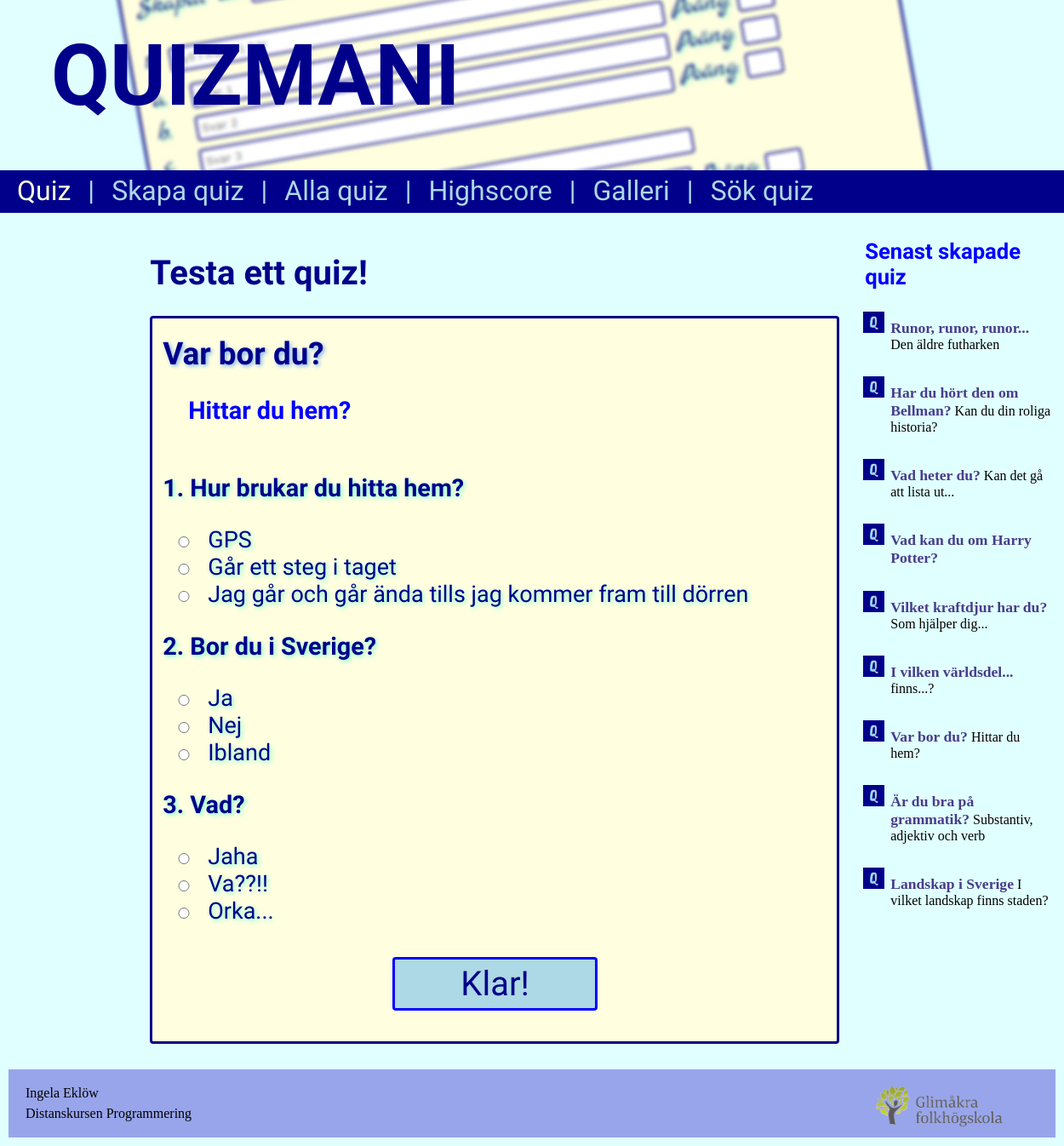
Screenshot of /quiz.php with the database file from the repository.
### tables this page shows
CREATE TABLE `quiz` (
  `ID` int(11) NOT NULL,
  `author` varchar(20) NOT NULL,
  `header` varchar(100) NOT NULL,
  `header2` varchar(100) NOT NULL,
  `category` varchar(20) NOT NULL,
  `run` int(11) NOT NULL,
  `result1` varchar(150) NOT NULL,
  `result2` varchar(150) NOT NULL,
  `result3` varchar(150) NOT NULL,
  `question1` varchar(150) NOT NULL,
  `answer1a` varchar(150) NOT NULL,
  `points1a` int(11) NOT NULL,
  `answer1b` varchar(150) NOT NULL,
  `points1b` int(11) NOT NULL,
  `answer1c` varchar(150) NOT NULL,
  `points1c` int(11) NOT NULL,
  `question2` varchar(150) NOT NULL,
  `answer2a` varchar(150) NOT NULL,
  `points2a` int(11) NOT NULL,
  `answer2b` varchar(150) NOT NULL,
  `points2b` int(11) NOT NULL,
  `answer2c` varchar(150) NOT NULL,
  `points2c` int(11) NOT NULL,
  `question3` varchar(150) NOT NULL,
  `answer3a` varchar(150) NOT NULL,
  `points3a` int(11) NOT NULL,
  `answer3b` varchar(150) NOT NULL,
  `points3b` int(11) NOT NULL,
  `answer3c` varchar(150) NOT NULL,
  `points3c` int(11) NOT NULL
);

### quiz.php (the view, shortened to what this page needs)
<?php
    include "header.php";
    $server = "localhost";
    $username = "ingela333";
    $password = "phpmyadmin,01";
    $db = "ingela333";
    $link = new mysqli($server, $username, $password, $db);
?>
<div id="page" class="container">
    <main>
        <h1>
            Testa ett quiz!
        </h1>
        <?php
            if(isset($_GET["id"])) {
                $quizid = $_GET['id'];
                $sql = "SELECT * FROM quiz WHERE ID = $quizid";
            } else {
                $sql = "SELECT * FROM quiz ORDER BY RAND() LIMIT 1";
            }
            $data = $link->query($sql);
            $row = $data->fetch_assoc();
            $header = $row["header"];
            $header2 = $row["header2"];
            $question1 = $row["question1"];
            $answer1a = $row["answer1a"];
            $answer1b = $row["answer1b"];
            $answer1c = $row["answer1c"];
            $question2 = $row["question2"];
            $answer2a = $row["answer2a"];
            $answer2b = $row["answer2b"];
            $answer2c = $row["answer2c"];
            $question3 = $row["question3"];
            $answer3a = $row["answer3a"];
            $answer3b = $row["answer3b"];
            $answer3c = $row["answer3c"];
        ?>
        <form action="submitRun.php" method="POST" id="formRun">
            <?php
            echo "<h2>", $header, "</h2>";
            echo "<h3>", $header2, "</h3><br>";
            ?>
                <?php echo "<h5> 1. ", $question1,"</h5><br>"; ?>
                <label>
                    <input type="radio" name="radio1" value="r1a" id="r1a" required><?php echo $answer1a; ?>
                </label><br>
                <label>
                    <input type="radio" name="radio1" value="r1b" id="r1b"><?php echo $answer1b; ?>
                </label><br>
                <label>
                    <input type="radio" name="radio1" value="r1c" id="r1c"><?php echo $answer1c; ?>
                </label><br><br>
                <?php echo "<h5> 2. ", $question2,"</h5><br>"; ?>
                <label>
                    <input type="radio" name="radio2" value="r2a" id="r2a" required><?php echo $answer2a; ?>
                </label><br>
                <label>
                    <input type="radio" name="radio2" value="r2b" id="r2b"><?php echo $answer2b; ?>
                </label><br>
                <label>
                    <input type="radio" name="radio2" value="r2c" id="r2c"><?php echo $answer2c; ?>
                </label><br><br>
                <?php echo "<h5> 3. ", $question3,"</h5><br>"; ?>
                <label>
                    <input type="radio" name="radio3" value="r3a" id="r3a" required><?php echo $answer3a; ?>
                </label><br>
                <label>
                    <input type="radio" name="radio3" value="r3b" id="r3b"><?php echo $answer3b; ?>
                </label><br>
                <label>
                    <input type="radio" name="radio3" value="r3c" id="r3c"><?php echo $answer3c; ?>
                </label><br><br>
                <input type="submit" value="Klar!">
            </form>
        </main>
        <aside>
            <h4>Senast skapade quiz</h4>
            <p>
            <?php
                include "aside.php";
            ?>
            </p>
        </aside>
        </div>
<?php
    include "footer.php";
?>

### aside.php
<?php
$sql = "SELECT * FROM quiz ORDER BY id DESC";
$data = $link->query($sql);
echo "<ul style='list-style-image: url(images/q.jpg)'>";
$i = 1;
while($row = $data->fetch_assoc() and $i<=10){
    $quizid = $row["ID"];
    echo "<li><a href='quiz.php?id=".$quizid."'><b>", $row["header"], "</b> ", $row["header2"], "</a></li><br>";
    $i += 1;
}
echo "</ul>";
?>

### styles/style.css (style rules this page uses)
html { font-size: 16px }
body { margin: 0; padding: 0; background-color: lightcyan }
.container { width: 100%; display: flex; padding: 10px }
.container::after { content: ” ”; display: block; clear: both }
div#page { width: 75%; margin: 0 auto }
main, aside { box-sizing: border-box; float: left; padding: 10px }
main { width: 67%; min-width: 830px }
aside { width: 33%; min-width: 250px; }
@media screen and (min-width: 54px) { html, nav { min-width: 1530px; } }
@media screen and (min-width: 768px) { html, nav { min-width: 1100px; } }
div { box-sizing: border-box }
h1 { color: darkblue; font-size: 2.5em; font-family: 'Caveat Brush', cursive; }
h2 { color: darkblue; text-shadow: 2px 2px 5px rgb(129, 179, 245); font-size: 2.3em; margin: 20px 0 0 10px; font-family: 'Marck Script', cursive; }
h3 { color: blue; font-size: 1.8em; margin-left: 40px; font-family: 'Marck Script', cursive; }
h4 { color: blue; font-size: 1.6em; margin: 10px; font-family: 'Caveat Brush', cursive; }
h5 { color: darkblue; text-shadow: 2px 2px 5px aquamarine; font-size: 1.8em; margin: 10px; font-family: 'Marck Script', cursive; font-weight: bold; }
p { line-height: 1.5em; padding-left: 10px }
a, td a { text-decoration: none; }
ul { list-style-type: center; list-style-position: outside; }
a, ul li a { color: black; }
b { color: darkslateblue; font-size: 1.1em; }
form { background-color: lightyellow; border: 3px solid darkblue; border-radius: 4px; padding-left: 2px }
input, textarea, date { border: 2px solid darkblue; border-radius: 4px; width: 200px; padding: 5px; font-family: Verdana, Geneva, Tahoma, sans-serif }
input[type=radio] { width: 50px; }
input[type=submit] { border: 3px solid blue; border-radius: 4px; width: 30%; background-color: lightblue; color: darkblue; font-family: 'Marck Script', cursive; font-size: 40px; margin: 20px 0 20px 280px; }
label { color: darkblue; text-shadow: 2px 2px 5px aquamarine; font-size: 27px; width: 300px; margin: 5px; font-family: 'Marck Script', cursive; }
p:after { display: block; content: ""; clear: both; }

### rows the page displays
quiz: header "Var bor du?", header2 "Hittar du hem?", question1 "Hur brukar du hitta hem?", answer1a "GPS", answer1b "Går ett steg i taget", answer1c "Jag går och går ända tills jag kommer fram till dörren", question2 "Bor du i Sverige?", answer2a "Ja", answer2b "Nej", answer2c "Ibland", question3 "Vad?", answer3a "Jaha", answer3b "Va??!!", answer3c "Orka..."
quiz: header "Runor, runor, runor...", header2 "Den äldre futharken"
quiz: header "Har du hört den om Bellman?", header2 "Kan du din roliga historia?"
quiz: header "Vad heter du?", header2 "Kan det gå att lista ut..."
quiz: header "Vad kan du om Harry Potter?"
quiz: header "Vilket kraftdjur har du?", header2 "Som hjälper dig..."
quiz: header "I vilken världsdel...", header2 "finns...?"
quiz: header "Är du bra på grammatik?", header2 "Substantiv, adjektiv och verb"
quiz: header "Landskap i Sverige", header2 "I vilket landskap finns staden?"
